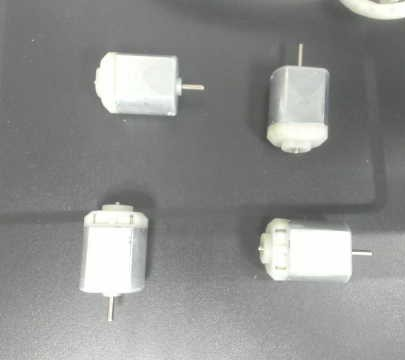
#> input picture motor3.jpg, 405 x 360 px
$ python 2.py
#> lines starting #> are read from the running program, lines starting #| are printed output that depends on the picture; after the words box and inside, x2 and y2 are one past the last pixel; in counts of white or black regions, pixels touching at a corner belong together
### lib.py
from tabnanny import check
import cv2
from math import atan2, cos, sin, sqrt, pi
from cv2 import boundingRect
import numpy as np

# [21 lines left out: function drawAxis, not called in this run]
    ## [visualization1]

def getOrientation(countour, img):
    ## [pca]
    # Construct a buffer used by the pca analysis
    sz = len(countour)
    data_countour = np.empty((sz, 2), dtype=np.float64)
    for i in range(data_countour.shape[0]):
        data_countour[i,0] = countour[i,0,0]
        data_countour[i,1] = countour[i,0,1]

    # Perform PCA analysis
    mean = np.empty((0))
    # Phân tích thành phần chính (PCA) là một thủ tục thống kê trích xuất các tính năng quan trọng nhất của tập dữ liệu.
    # giảm dữ liệu 2D thành 1D
    # Thành phần chính thứ nhất: Trục chính của hình elip là hướng của phương sai cực đại và như chúng ta biết bây giờ,
    #         nó là hướng của thông tin cực đại, gọi là thành phần chính đầu tiên của dữ liệu.

    #Thành phần chính thứ hai: là hướng của phương sai cực đại vuông góc với hướng của thành phần chính thứ nhất

    mean, eigenvectors, eigenvalues = cv2.PCACompute2(data_countour, mean)
    # Store the center of the object
    cntr = (int(mean[0,0]), int(mean[0,1]))
    # [14 lines of commented-out code are left out]
    angle = atan2(eigenvectors[0,1], eigenvectors[0,0]) # orientation in radians
    angle = angle*180/3.14
    return angle,cntr

def convert_img(img,b1=176,b2=255):
    gray = cv2.cvtColor(img, cv2.COLOR_BGR2GRAY)
    _, bw = cv2.threshold(gray, b1, b2,  cv2.THRESH_BINARY)
    contours, _ = cv2.findContours(bw, cv2.RETR_LIST, cv2.CHAIN_APPROX_NONE)
    return bw,contours

def transform1(img,contours,min_area=6000,max_area=12000):
    #list_area = []
    list_cntr = []
    list_angle = []
    for i, c in enumerate(contours):
        area = cv2.contourArea(c)
        x,y,w,h = cv2.boundingRect(c)
        if area < min_area or max_area < area:
            continue
        angle,cntr = getOrientation(c,img)
        list_angle.append(angle)
        list_cntr.append(cntr)

        if -20 < angle <20 or 160 < angle < -160:
            center_x,center_y = (x+w//2,y),(x+w//2,y+h)
        if 70 <angle < 110 or -110 < angle < -70:
            center_x,center_y = (x,y+h//2),(x+w,y+h//2)
        cv2.line(img,center_x, center_y,(0,0,0),1)
    return list_angle,list_cntr

def transform2(img,contours,min_area=2000,max_area=6000):
    list_area = []
    list_x = []
    list_y = []
    list_w = []
    list_h = []
    for i, c in enumerate(contours):
        area = cv2.contourArea(c)
        x,y,w,h = cv2.boundingRect(c)
        if area < min_area or max_area < area:
            continue
        list_area.append(area)
        list_x.append(x)
        list_y.append(y)
        list_w.append(w)
        list_h.append(h)
        cv2.drawContours(img, c, -1, (0, 0, 255), 2)
        cv2.rectangle(img,(x,y),(x+w,y+h),(0,255,0),2)
    return list_area,list_x, list_y, list_w, list_h

def adjust_parameter(img):
    def nothing(x):
        pass
    cv2.namedWindow('image',cv2.WINDOW_FREERATIO)
    cv2.createTrackbar('b1','image',176,255,nothing)
    cv2.createTrackbar('b2','image',255,255,nothing)
    while True:
        b1 = cv2.getTrackbarPos('b1','image')
        b2 = cv2.getTrackbarPos('b2','image')
        #img = cv2.imread(name_image)
        img = cv2.resize(img,(640,480))
        gray = cv2.cvtColor(img, cv2.COLOR_BGR2GRAY)
        _, bw = cv2.threshold(gray, b1, b2,  cv2.THRESH_BINARY)

        cv2.imshow('bw',bw)
        if cv2.waitKey(1) & 0xff==ord('q'):
            break

    cv2.destroyAllWindows()
    return b1,b2

def result(img,b1=176,b2=255):
    _,contours1 = convert_img(img,b1,b2)
    angle,cntr = transform1(img,contours1,4000,40000)
    bw2,contours2 = convert_img(img)
    cv2.imshow('bw',bw2)
    area2,x2,y2,w2,h2 = transform2(img,contours2,2000, 20000)

    for i in range(len(area2)):
        if i%2==0:
            cv2.circle(img,cntr[i//2],4,(255,0,0),-1)
            try:
                if area2[i] < area2[i+1]:
                    center_x = x2[i]+w2[i]//2
                    center_y = y2[i]+h2[i]//2
                    center = (center_x,center_y)
                    cv2.circle(img, center,4,(255,0,0),-1)
                else:
                    center_x = x2[i+1]+w2[i+1]//2
                    center_y = y2[i+1]+h2[i+1]//2
                    center = (center_x,center_y)
                    cv2.circle(img, center,4,(255,0,0),-1)
                center_o = cntr[i//2]
                if -20 < angle[i//2] <20 or 160 < angle[i//2] < -160:
                    if cntr[i//2][0] < center_x:
                        cv2.putText(img,' right',(center_o[0],center_o[1]),1,2,(255,255,0),2)
                    if cntr[i//2][0] > center_x:
                        cv2.putText(img,' left' ,(center_o[0],center_o[1]),1,2,(255,255,0),2)
                if 70 <angle[i//2] < 110 or -110 < angle[i//2] < -70:
                    if cntr[i//2][1] < center_y:
                        cv2.putText(img,' down',(center_o[0],center_o[1]),1,2,(255,255,0),2)
                    if cntr[i//2][1] > center_y:
                        cv2.putText(img,' up',(center_o[0],center_o[1]),1,2,(255,255,0),2)
            except:
                print('error')

# [84 lines left out: functions result2, adjust_parameter_video, result_video, not called in this run]

### 2.py
import cv2
from lib import *

img = cv2.imread("motor3.jpg")
#> img is the input picture: shape (360, 405, 3); mean B, G, R 143.1, 144.1, 143.7
img = cv2.resize(img,(640,480))
#> img: shape (480, 640, 3)
img = cv2.rotate(img, cv2.ROTATE_90_CLOCKWISE)
#> img: shape (640, 480, 3)
b1,b2 = adjust_parameter(img)
#> in adjust_parameter, `img = cv2.resize(img,(640,480))`:
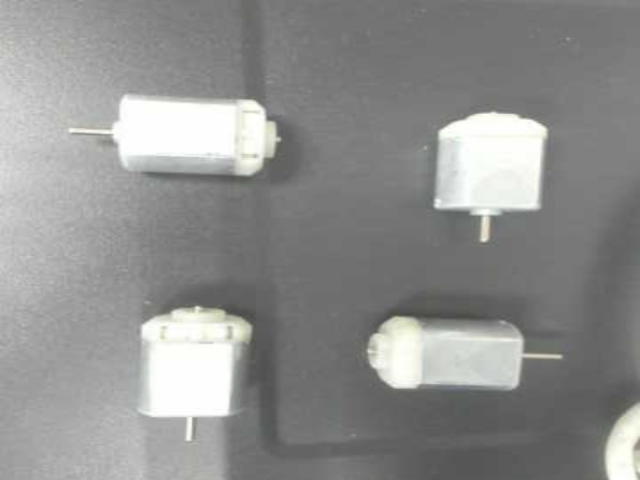
#> img: shape (480, 640, 3); mean of channels 0, 1, 2 143, 144, 143.6; drawn as B, G, R
#> in adjust_parameter, `_, bw = cv2.threshold(gray, b1, b2,  cv2.THRESH_BINARY)`:
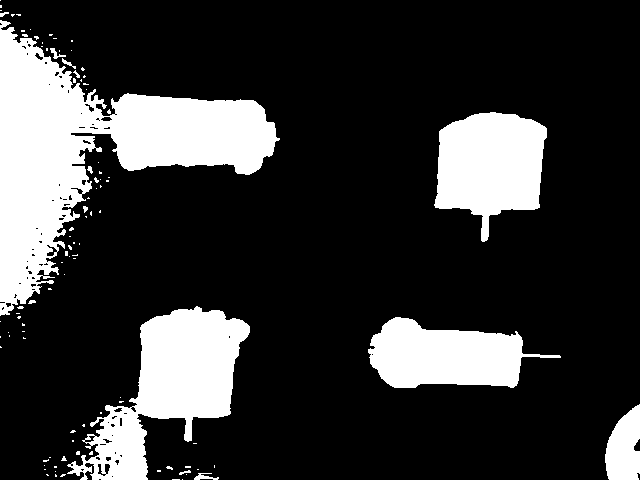
#> bw: shape (480, 640); 21% white; 100 white regions (86 under 20 px), largest, box (x1, y1, x2, y2) and area: (0, 20, 280, 316) 29558, (67, 306, 250, 480) 13851, (434, 112, 547, 242) 9904
#> (key q is pressed here)
#> b1 = 176; b2 = 255
img_c = img.copy()
result(img_c,b1,b2)
#> in convert_img, `_, bw = cv2.threshold(gray, b1, b2,  cv2.THRESH_BINARY)`:
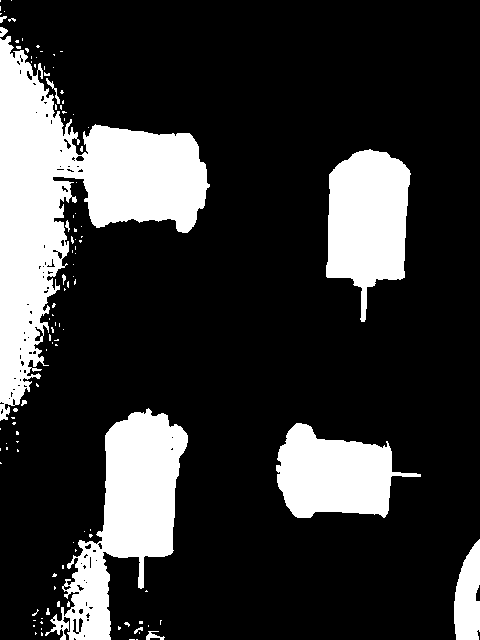
#> bw: shape (640, 480); 21.1% white; 112 white regions (98 under 20 px)
#> in convert_img, `contours, _ = cv2.findContours(bw, cv2.RETR_LIST, cv2.CHAIN_APPROX_NONE)`: contours = 196 contours, 172 with area under 20; largest, box (x1, y1, x2, y2) and area: (0, 36, 210, 421) 29073, (45, 408, 188, 640) 13620, (326, 149, 411, 322) 9682, (276, 423, 421, 518) 8251, (454, 539, 480, 640) 1880
#> in result, `_,contours1 = convert_img(img,b1,b2)`: contours1 has the same summary as contours in convert_img
#> the loop in transform1, `for i, c in enumerate(contours):` made 196 passes
#> (area, x, y, w, h, angle, center_x, center_y) on passes 65, 150, 188: (8251, 276, 423, 145, 95, 5.63, (348, 423), (348, 518)), (9681.5, 326, 149, 85, 173, 93.93, (326, 235), (411, 235)), (29073, 0, 36, 210, 385, 99.37, (0, 228), (210, 228))
#> (area, x, y, w, h) on passes 7, 20, 22, 25, 34, 36: (51.5, 146, 631, 19, 9), (54, 72, 618, 8, 17), (52.5, 78, 617, 6, 16), (23.5, 78, 608, 6, 7), (25, 63, 585, 9, 6), (26.5, 76, 584, 9, 8)
#> after the loop in transform1, `for i, c in enumerate(contours):`:
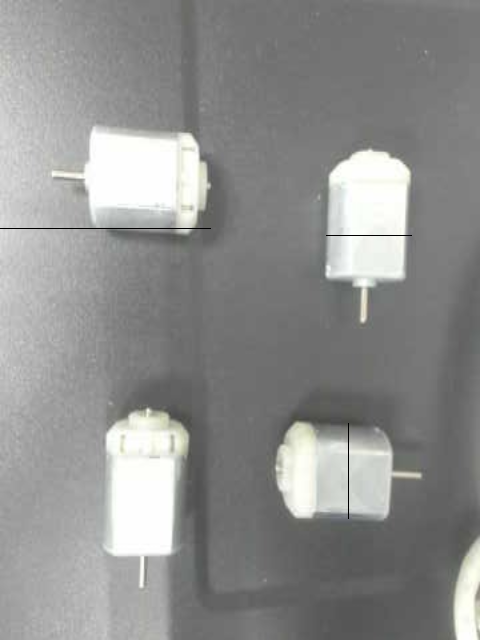
#> img: shape (640, 480, 3); mean B, G, R 142.8, 143.8, 143.4
#> after the loop in transform1, `for i, c in enumerate(contours):`: list_angle = [5.63, 114.9, 93.93, 99.37]; list_cntr = [(343, 473), (108, 549), (366, 234), (59, 216)]
#> in result, `angle,cntr = transform1(img,contours1,4000,40000)`: angle = [5.63, 114.9, 93.93, 99.37]; cntr = [(343, 473), (108, 549), (366, 234), (59, 216)]
#> call 2 of convert_img, with b1 = 176, b2 = 255
#> in convert_img (call 2), `_, bw = cv2.threshold(gray, b1, b2,  cv2.THRESH_BINARY)`:
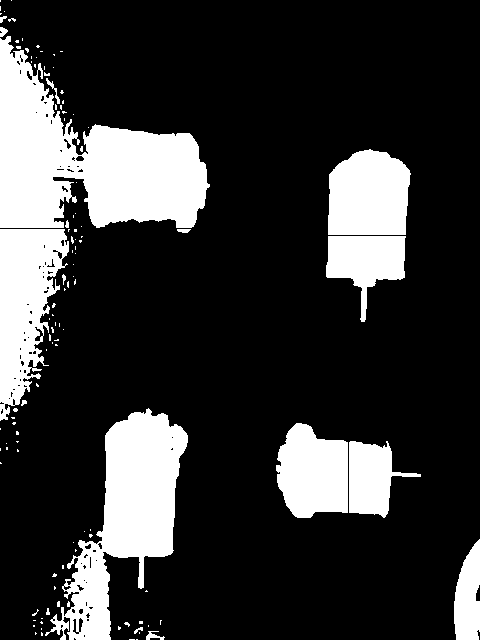
#> bw: shape (640, 480); 21% white; 117 white regions (99 under 20 px)
#> in convert_img (call 2), `contours, _ = cv2.findContours(bw, cv2.RETR_LIST, cv2.CHAIN_APPROX_NONE)`: contours = 201 contours, 173 with area under 20; largest, box (x1, y1, x2, y2) and area: (0, 36, 210, 228) 20930, (45, 408, 188, 640) 13620, (0, 229, 69, 421) 7958, (328, 149, 411, 235) 6000, (276, 423, 348, 518) 5207
#> in result, `bw2,contours2 = convert_img(img)`: contours2 has the same summary as contours in convert_img
#> the loop in transform2, `for i, c in enumerate(contours):` made 201 passes
#> after the loop in transform2, `for i, c in enumerate(contours):`:
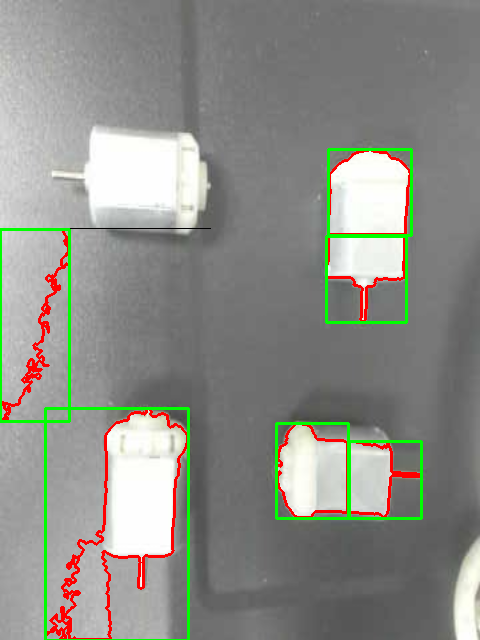
#> img: shape (640, 480, 3); 4.21% of pixels changed, all inside (x1, y1, x2, y2) = (0, 148, 423, 640)
#> after the loop in transform2, `for i, c in enumerate(contours):`: list_area = [2904, 5207, 13620, 3528, 7957.5, 5999.5]; list_h = [77, 95, 232, 86, 192, 86]; list_w = [72, 72, 143, 80, 69, 83]; list_x = [349, 276, 45, 326, 0, 328]; list_y = [441, 423, 408, 236, 229, 149]
#> in result, `area2,x2,y2,w2,h2 = transform2(img,contours2,2000, 20000)`: area2 = [2904, 5207, 13620, 3528, 7957.5, 5999.5]; x2 = [349, 276, 45, 326, 0, 328]; y2 = [441, 423, 408, 236, 229, 149]; w2 = [72, 72, 143, 80, 69, 83]; h2 = [77, 95, 232, 86, 192, 86]
#> the loop in result, `for i in range(len(area2)):` made 6 passes
#> (center_x, center_y, center_o) on passes 1, 3, 5: (385, 479, (343, 473)), (366, 279, (108, 549)), (369, 192, (366, 234))
#> after the loop in result, `for i in range(len(area2)):`:
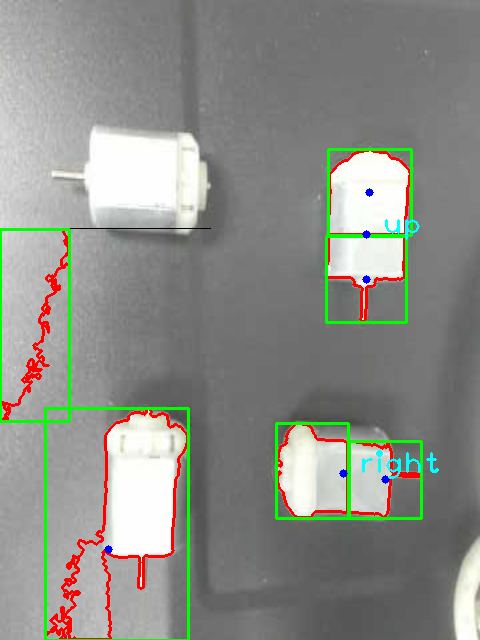
#> img: shape (640, 480, 3); 0.33% of pixels changed, all inside (x1, y1, x2, y2) = (104, 188, 439, 554)
cv2.imshow('Output Image', img_c)
cv2.waitKey(0)


# [15 lines of commented-out code are left out]


cv2.destroyAllWindows()
